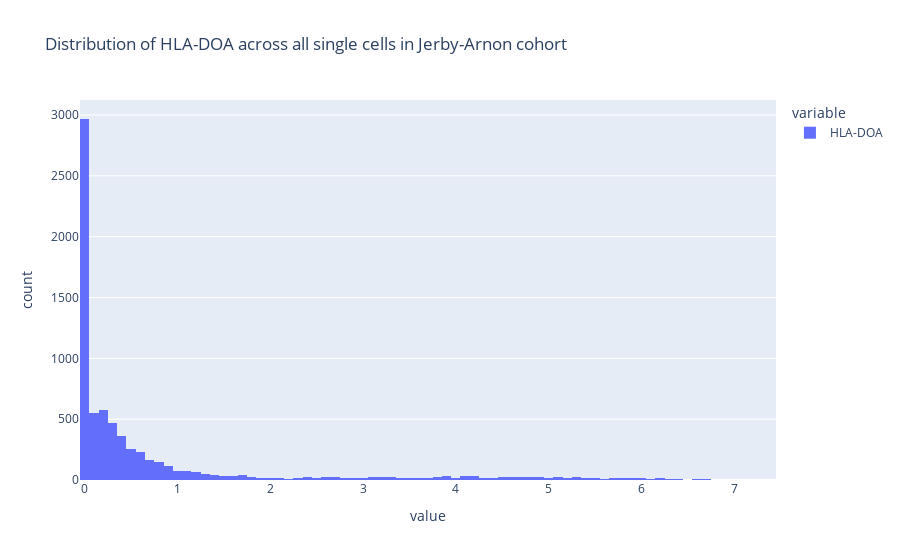

Notebook code cell kept with this figure:
### Code cell
px.histogram(
    sc_rna_seq.loc["HLA-DOA"],
    title="Distribution of HLA-DOA across all single cells in Jerby-Arnon cohort",
)

### Figure 1 — Plotly figure (JSON) as saved in the notebook; plotly's stock layout.template omitted (floating-point values rounded to 4 significant figures; data arrays with more than 128 entries replaced by an {"elided": "..."} marker saying what was removed)
{"data": [{"alignmentgroup": "True", "bingroup": "x", "hovertemplate": "variable=HLA-DOA<br>value=%{x}<br>count=%{y}<extra></extra>", "legendgroup": "HLA-DOA", "marker": {"color": "#636efa", "pattern": {"shape": ""}}, "name": "HLA-DOA", "offsetgroup": "HLA-DOA", "orientation": "v", "showlegend": true, "type": "histogram", "x": {"elided": "7186 float values"}, "xaxis": "x", "yaxis": "y"}], "layout": {"autosize": true, "barmode": "relative", "legend": {"title": {"text": "variable"}, "tracegroupgap": 0}, "title": {"text": "Distribution of HLA-DOA across all single cells in Jerby-Arnon cohort"}, "xaxis": {"anchor": "y", "autorange": true, "domain": [0, 1], "range": [-0.05, 7.45], "title": {"text": "value"}, "type": "linear"}, "yaxis": {"anchor": "x", "autorange": true, "domain": [0, 1], "range": [0, 3123.0], "title": {"text": "count"}}}}
